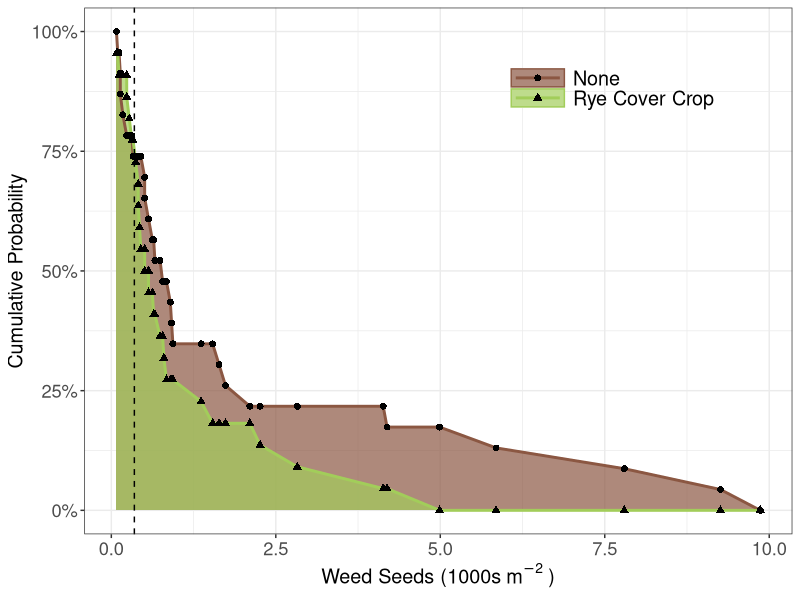

R code for this plot: (Note: this script raises an error after producing the figure.)
##################################
# Author: Gina Nichols (vnichols@iastate.edu)
# Created: 5/22/2020
#
# Purpose: make stoch dom fig
#
# Last modified:
#
# Notes:
####################################

rm(list = ls())
library(tidyverse)

# data --------------------------------------------------------------------


stodom <- read_csv("01_stats-stoch-dom/st_stoch-dom-res.csv")


# figure ------------------------------------------------------------------

mylegendtheme <-   theme(#legend.direction = "horizontal",
  #legend.position = "bottom",
  legend.justification = c(1, 1),
  legend.position = c(0.9, 0.9),
  legend.background = element_blank(),
  legend.key.width = unit(1.4, "cm"),
  legend.key.height = unit(0.5, "cm"),
  legend.key.size = unit(1, "cm"),
  #axis.title.y = element_text(angle = 0, 
  #                            vjust = 0.5, 
  #                            hjust = -1)
)



myaxistexttheme <- theme(axis.text = element_text(size = rel(1.2)),
                         legend.text = element_text(size = rel(1.3)),
                         axis.title = element_text(size = rel(1.3)))


cctrtpal <- c("darkolivegreen3", "lightsalmon4")

labseedsm2 = expression('Weed Seeds\n (1000s m'^"-2)")
labseedsm2 <- bquote("Weed Seeds (1000s"~m^-2~")")


# fig ---------------------------------------------------------------------

library(ggridges)
library(scales)

#--inv cum diff
stodom %>% 
  pivot_longer(sc_nocum:sc_ryecum) %>% 
  mutate(name = recode(name, 
                       "sc_nocum" = "None",
                       "sc_ryecum" = "Rye Cover Crop")) %>%  
  select(seeds, name, value) %>% 
  mutate(inv_value = 1 - value) %>% 
  ggplot(aes(seeds/1000, inv_value, color = name, fill = name, group = name, shape = name)) + 
  ggridges::geom_density_line(stat = "identity", size = 0.5, alpha = 0.7) +
  geom_line(size = 1) +
  geom_point(size = 2, color = "black") +
  scale_fill_manual(values = c("None" = cctrtpal[2],
                               "Rye Cover Crop" = cctrtpal[1])) +
  scale_color_manual(values = c("None" = cctrtpal[2],
                                "Rye Cover Crop" = cctrtpal[1])) +
  geom_vline(xintercept = 350/1000, linetype = "dashed") +
  theme_bw() + 
  scale_y_continuous(labels = label_percent()) +
  myaxistexttheme + 
  mylegendtheme +
  labs(x = labseedsm2,
       y = "Cumulative Probability",
       color = NULL,
       fill = NULL,
       shape = NULL)


ggsave("02_make-figs/figs/figX_stoch-dom.png")

#--these are 'rough drafts'

#--cum diff
stodom %>% 
  pivot_longer(sc_nocum:sc_ryecum) %>% 
  select(seeds, name, value) %>% 
  ggplot(aes(seeds, value, color = name)) + 
  geom_point(size = 3) +
  geom_line(size = 1
  ) + 
  theme_bw() + 
  labs(x = "seeds/m2",
       y = "cumulative prob",
       title = "Un-transformed, outlier removed")
 




stodom %>% 
  mutate(inv_value = 1-value,
         ) %>% 
  ggplot(aes(seeds, inv_value, color = name)) + 
  geom_point(size = 3) +
  #geom_line(size = 1) + 
  geom_smooth(size = 1, se = F) + 
#  geom_xspline(spline_shape=0.4, size=0.5) +
  geom_vline(xintercept = 350) + 
  theme_bw() + 
  labs(x = "seeds/m2",
       y = "cumulative prob",
       title = "Un-transformed, outlier removed") 



# splines? ----------------------------------------------------------------


set.seed(1492)
dat <- data.frame(x=c(1:10, 1:10, 1:10),
                  y=c(sample(15:30, 10), 2*sample(15:30, 10),
                      3*sample(15:30, 10)),
                  group=factor(c(rep(1, 10), rep(2, 10), rep(3, 10)))
)

ggplot(dat, aes(x, y, group=group, color=group)) +
  geom_point() +
  geom_line()

ggplot(dat, aes(x, y, group=group, color=factor(group))) +
  geom_point() +
  geom_line() +
  geom_smooth(se=FALSE, linetype="dashed", size=0.5)

ggplot(dat, aes(x, y, group=group, color=factor(group))) +
  geom_point(color="black") +
#  geom_smooth(se=FALSE, linetype="dashed", size=0.5) +
  geom_xspline(size=0.5)

ggplot(dat, aes(x, y, group=group, color=factor(group))) +
  geom_point(color="black") +
#  geom_smooth(se=FALSE, linetype="dashed", size=0.5) +
  geom_xspline(spline_shape=-0.4, size=0.5)

ggplot(dat, aes(x, y, group=group, color=factor(group))) +
  geom_point(color="black") +
#  geom_smooth(se=FALSE, linetype="dashed", size=0.5) +
  geom_xspline(spline_shape=0.4, size=0.5)

ggplot(dat, aes(x, y, group=group, color=factor(group))) +
  geom_point(color="black") +
  geom_smooth(se=FALSE, linetype="dashed", size=0.5) +
  geom_xspline(spline_shape=1, size=0.5)

ggplot(dat, aes(x, y, group=group, color=factor(group))) +
  geom_point(color="black") +
  geom_smooth(se=FALSE, linetype="dashed", size=0.5) +
  geom_xspline(spline_shape=0, size=0.5)

ggplot(dat, aes(x, y, group=group, color=factor(group))) +
  geom_point(color="black") +
  geom_smooth(se=FALSE, linetype="dashed", size=0.5) +
  geom_xspline(spline_shape=-1, size=0.5)
